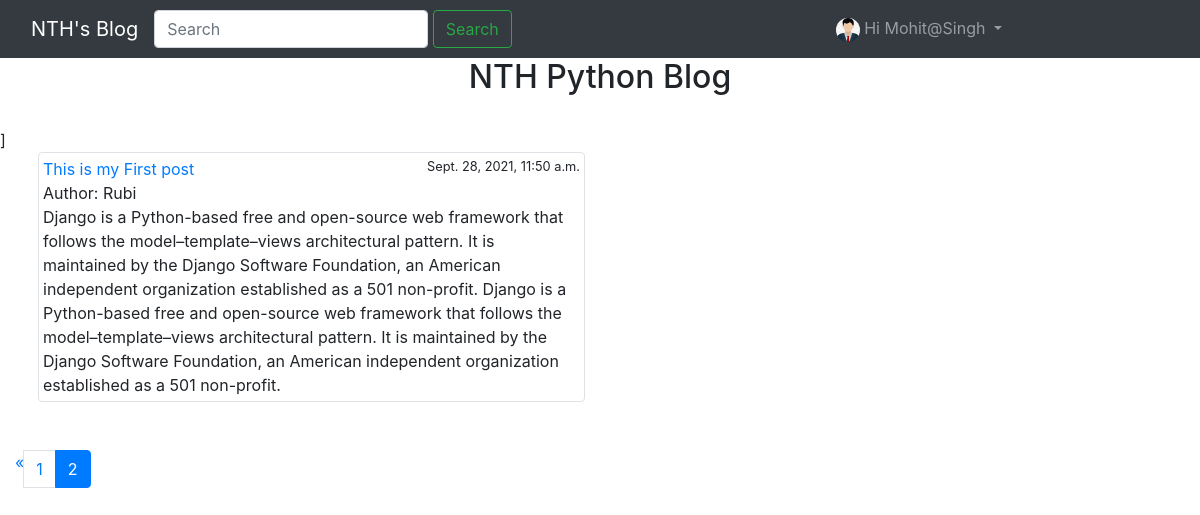
Screenshot of /post_list/?page=2 (signed in) with the database file from the repository.
### Blogproject/models.py (models this page shows, shortened)
class Profile(models.Model):
    user = models.OneToOneField(User , on_delete=models.CASCADE)
    dob = models.DateField(null=True, blank=True)
    phote = models.ImageField(null=True, blank=True, upload_to='myimages')

class Post(models.Model):
    STATUS_CHOICES = (
        ('draft', 'draft'),
        ('published', 'published')
    )
    title = models.CharField(max_length=50)
    slug = models.CharField(max_length=50)
    author = models.ForeignKey(User, on_delete=models.CASCADE)
    body = models.TextField()
    likes = models.ManyToManyField(User, blank=True, related_name='likes')
    created = models.DateTimeField(auto_now_add=True)
    updated = models.DateTimeField(auto_now=True)
    status = models.CharField(max_length=20, choices=STATUS_CHOICES, default='draft')
    favourite = models.ManyToManyField(User, related_name='favourite', blank=True)
    restrict_comment = models.BooleanField(default=False)

### Blogproject/views.py (the view)
# urls.py: url(r'^post_list/',views.post_list,name='post_list'),
@login_required(login_url='login')
def post_list(request):
    posts_list = Post.objects.all().order_by('-id')
    query = request.GET.get('q')
    if query:
        posts_list = Post.objects.filter(
            Q(title__icontains=query) |
            Q(author__username=query) |
            Q(body__icontains=query))
    paginator = Paginator(posts_list, 4)
    page = request.GET.get('page')
    try:
        posts = paginator.page(page)
    except PageNotAnInteger:
        posts = paginator.page(1)
    except EmptyPage:
        posts = paginator.page(paginator.num_pages)
    if page is None:
        start_index = 0
        end_index = 7
    else:
        (start_index, end_index) = proper_pagination(posts, index=4)
    page_range = list(paginator.page_range)[start_index:end_index]
    return render(request, 'post_list.html', {'posts': posts, 'page_range': page_range})

### Blogproject/views.py (called while the page is built)
def proper_pagination(posts, index):
    start_index = 0
    end_index = 7
    if posts.number > index:
        start_index = posts.number - index
        end_index = start_index + end_index
    return (start_index, end_index)

### templates/post_list.html (shortened to what this page needs)
{% extends 'base.html' %}
{% block content %}
{% include 'alerts.html' %}
<br>
<title>{% block title %}Welcome to {{ block.super }}{% endblock %}</title>]
<div class="container-fluid">
    <div class="row ml-2 mr-2" >
        {% for post in posts %}
            <div class="col-md-6">
                <div class="img-thumbnail">
                    <a href="{% url 'post_detail' post.id post.slug %}">{{ post.title }}</a><small style="float: right">{{ post.created }}</small>  <br>
                    Author: {{ post.author }}<br>
                    {{ post.body }}
                </div>
                <br>
            </div>
        {% empty %}
        <div>
            <h2>No Post Is available for search query {{ request.GET.q }}</h2>
        </div>
        {% endfor %}
</div>
<br>
        <ul class="pagination">
            {% if posts.has_previous %}
                <li class="page-item">
                    <a href="?page={{ posts.previous_page_number }}">&laquo;</a>
                </li>
            {% endif %}
            {% for p in page_range %}
                {% if posts.number == p %}
                    <li class="page-item active">
                        <a href="?page={{ p }}" class="page-link">{{ p }}</a>
                    </li>
                {% else %}
                    <li class="page-item">
                        <a href="?page={{ p }}" class="page-link">{{ p }}</a>
                    </li>
                {% endif %}
            {% endfor %}
        </ul>
</div>
{% endblock %}

### templates/navbar.html (shortened to what this page needs)
{% load static %}
<!DOCTYPE html>
<html lang="en">
<head>
</head>
<body>
{% block content %}
<nav class="navbar navbar-expand-lg navbar-dark bg-dark">
  <div class="container-fluid">
    <a class="navbar-brand" href="{% url 'post_list' %}">NTH's Blog</a>
    <div class="collapse navbar-collapse" id="navbarSupportedContent">
     <ul class="navbar-nav mr-auto">
          <form class="d-flex" action="{% url 'post_list' %}">
          <input class="form-control me-2" type="search" placeholder="Search" aria-label="Search" name="q">&nbsp;
          <button class="btn btn-outline-success" type="submit">Search</button>
        </form>
      </ul>
    </div>
  </div>
    <ul class="navbar-nav">
          {% if request.user.is_authenticated %}
        <li class="nav-item dropdown">
          <a class="nav-link dropdown-toggle" href="#" id="navbarDropdown" role="button" data-toggle="dropdown" aria-expanded="false">
           {% if request.user.profile.phote %}
               <img src="{{ request.user.profile.phote.url }}" alt="narayana image" style="height: 7%; width: 7%; border-radius: 50%">
           {% else %}
               <img src="{% static 'myimages/user.jpg' %}" alt="navbar-img" style="height: 10%; width: 10%; border-radius: 50%;">
           {% endif %}
          <span> Hi {{ request.user }}</span>
          </a>
        </li>
          {% endif %}
    </ul>
</nav>
{% endblock %}
</body>
</html>

### rows the page displays
Post: title "This is my First post", created "Sept. 28, 2021, 11:50 a.m.", author "Rubi", body "Django is a Python-based free and open-source web framework that follows the model–template–views architectural pattern. It is maintained by the Django Software Foundation, an American independent organization established as a 501 non-profit. Django is a Python-based free and open-source web framework that follows the model–template–views architectural pattern. It is maintained by the Django Software Foundation, an American independent organization established as a 501 non-profit."

### other values shown
{{ request.user }} "Mohit@Singh"
{{ p }} "1"
{{ p }} "2"
